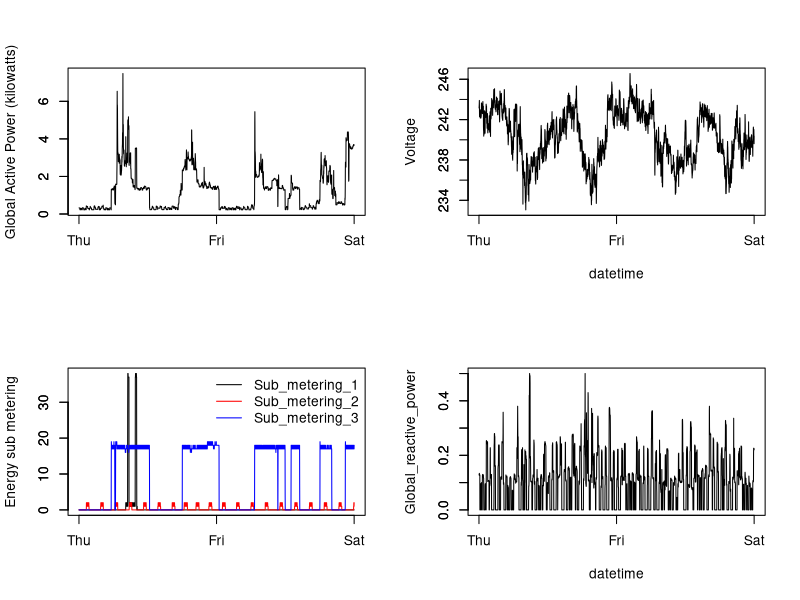

Here is the R script that generated this plot:
png(filename = "plot4.png",width = 480, height = 480, units = "px")
dt <- read.csv("household_power_consumption.txt",sep=";")
dt <- dt[dt$Date %in% c('2/2/2007','1/2/2007'),]
par(mfrow=c(2,2))
## first plot
plot(dt$Global_active_power, type="l", ylab="Global Active Power (kilowatts)", xlab="", xaxt='n')
axis(2, at=c(0,2,4,6))
axis(1, labels=c("Thu", "Fri", "Sat"), at=c(0,1440,2880))

## second plot
plot(dt$Voltage, type="l", ylab="Voltage", xlab="datetime", xaxt='n')
axis(2, at=c(234,238,242,246))
axis(1, labels=c("Thu", "Fri", "Sat"), at=c(0,1440,2880))

## third plot
plot(dt$Sub_metering_1, type="l", xlab="", xaxt='n', col="black", ylab="Energy sub metering")
lines(dt$Sub_metering_2, type="l", xlab="", xaxt='n', col="red")
lines(dt$Sub_metering_3, type="l", xlab="", xaxt='n', col="blue")
axis(1, labels=c("Thu", "Fri", "Sat"), at=c(0,1440,2880))
axis(2, at=c(0,10,20,30))
legend("topright", lty=c(1,1),bty = "n", col = c("black", "red", "blue" ), legend = c("Sub_metering_1", "Sub_metering_2", "Sub_metering_3"))


## forth plot
plot(dt$Global_reactive_power, type="l", ylab="Global_reactive_power", xlab="datetime", xaxt='n')
axis(2, at=c(0.0,0.1,0.2,0.3,0.4,0.5))
axis(1, labels=c("Thu", "Fri", "Sat"), at=c(0,1440,2880))

dev.off()